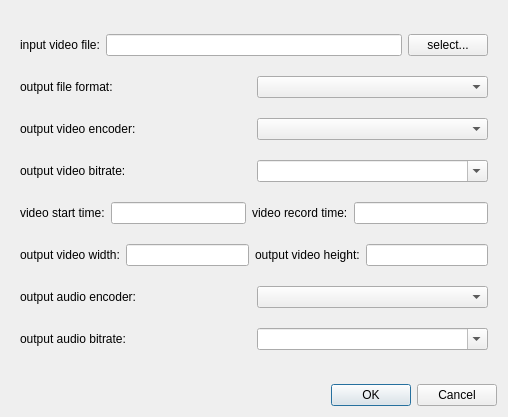
<?xml version="1.0" encoding="UTF-8"?>
<ui version="4.0">
 <class>TranscoderVideoSelectDialog</class>
 <widget class="QDialog" name="TranscoderVideoSelectDialog">
  <property name="geometry">
   <rect>
    <x>0</x>
    <y>0</y>
    <width>508</width>
    <height>417</height>
   </rect>
  </property>
  <property name="windowTitle">
   <string>Dialog</string>
  </property>
  <layout class="QVBoxLayout" name="verticalLayout">
   <item>
    <widget class="QLabel" name="imageHolder">
     <property name="text">
      <string/>
     </property>
     <layout class="QVBoxLayout" name="imageHolderContentLayout">
      <item>
       <layout class="QHBoxLayout" name="inputFileLayout">
        <item>
         <widget class="QLabel" name="inputFileLabel">
          <property name="text">
           <string>input video file:</string>
          </property>
         </widget>
        </item>
        <item>
         <widget class="QLineEdit" name="inputFilePath">
          <property name="text">
           <string></string>
          </property>
         </widget>
        </item>
        <item>
         <widget class="QPushButton" name="inputFileButton">
          <property name="text">
           <string>select...</string>
          </property>
         </widget>
        </item>
       </layout>
      </item>
      <item>
       <layout class="QHBoxLayout" name="fileFormatLayout">
        <item>
         <widget class="QLabel" name="fileFormatLabel">
          <property name="text">
           <string>output file format:</string>
          </property>
         </widget>
        </item>
        <item>
         <widget class="QComboBox" name="fileFormatCombo">
          <property name="editable">
           <bool>false</bool>
          </property>
         </widget>
        </item>
       </layout>
      </item>
      <item>
       <layout class="QHBoxLayout" name="videoEncoderLayout">
        <item>
         <widget class="QLabel" name="videoEncoderLabel">
          <property name="text">
           <string>output video encoder:</string>
          </property>
         </widget>
        </item>
        <item>
         <widget class="QComboBox" name="videoEncoderCombo">
          <property name="editable">
           <bool>false</bool>
          </property>
         </widget>
        </item>
       </layout>
      </item>
      <item>
       <layout class="QHBoxLayout" name="videoBitrateLayout">
        <item>
         <widget class="QLabel" name="videoBitrateLabel">
          <property name="text">
           <string>output video bitrate:</string>
          </property>
         </widget>
        </item>
        <item>
         <widget class="QComboBox" name="videoBitrateCombo">
          <property name="editable">
           <bool>true</bool>
          </property>
         </widget>
        </item>
       </layout>
      </item>
      <item>
       <layout class="QHBoxLayout" name="videoTimeLayout">
        <item>
         <widget class="QLabel" name="videoStartTimeLabel">
          <property name="text">
           <string>video start time:</string>
          </property>
         </widget>
        </item>
        <item>
         <widget class="QLineEdit" name="videoStartTime">
          <property name="text">
           <string></string>
          </property>
         </widget>
        </item>
        <item>
         <widget class="QLabel" name="videoRecordTimeLabel">
          <property name="text">
           <string>video record time:</string>
          </property>
         </widget>
        </item>
        <item>
         <widget class="QLineEdit" name="videoRecordTime">
          <property name="text">
           <string></string>
          </property>
         </widget>
        </item>
       </layout>
      </item>
      <item>
       <layout class="QHBoxLayout" name="videoSizeLayout">
        <item>
         <widget class="QLabel" name="videoWidthLabel">
          <property name="text">
           <string>output video width:</string>
          </property>
         </widget>
        </item>
        <item>
         <widget class="QLineEdit" name="videoWidth">
          <property name="text">
           <string></string>
          </property>
         </widget>
        </item>
        <item>
         <widget class="QLabel" name="videoHeightLabel">
          <property name="text">
           <string>output video height:</string>
          </property>
         </widget>
        </item>
        <item>
         <widget class="QLineEdit" name="videoHeight">
          <property name="text">
           <string></string>
          </property>
         </widget>
        </item>
       </layout>
      </item>
      <item>
       <layout class="QHBoxLayout" name="audioEncoderLayout">
        <item>
         <widget class="QLabel" name="audioEncoderLabel">
          <property name="text">
           <string>output audio encoder:</string>
          </property>
         </widget>
        </item>
        <item>
         <widget class="QComboBox" name="audioEncoderCombo">
          <property name="editable">
           <bool>false</bool>
          </property>
         </widget>
        </item>
       </layout>
      </item>
      <item>
       <layout class="QHBoxLayout" name="audioBitrateLayout">
        <item>
         <widget class="QLabel" name="audioBitrateLabel">
          <property name="text">
           <string>output audio bitrate:</string>
          </property>
         </widget>
        </item>
        <item>
         <widget class="QComboBox" name="audioBitrateCombo">
          <property name="editable">
           <bool>true</bool>
          </property>
         </widget>
        </item>
       </layout>
      </item>
     </layout>
    </widget>
   </item>
   <item>
    <widget class="QDialogButtonBox" name="buttonBox">
     <property name="orientation">
      <enum>Qt::Horizontal</enum>
     </property>
     <property name="standardButtons">
      <set>QDialogButtonBox::Cancel|QDialogButtonBox::Ok</set>
     </property>
    </widget>
   </item>
  </layout>
 </widget>
 <resources/>
 <connections>
  <connection>
   <sender>buttonBox</sender>
   <signal>accepted()</signal>
   <receiver>TranscoderVideoSelectDialog</receiver>
   <slot>accept()</slot>
   <hints>
    <hint type="sourcelabel">
     <x>248</x>
     <y>254</y>
    </hint>
    <hint type="destinationlabel">
     <x>157</x>
     <y>274</y>
    </hint>
   </hints>
  </connection>
  <connection>
   <sender>buttonBox</sender>
   <signal>rejected()</signal>
   <receiver>TranscoderVideoSelectDialog</receiver>
   <slot>reject()</slot>
   <hints>
    <hint type="sourcelabel">
     <x>316</x>
     <y>260</y>
    </hint>
    <hint type="destinationlabel">
     <x>286</x>
     <y>274</y>
    </hint>
   </hints>
  </connection>
 </connections>
</ui>
